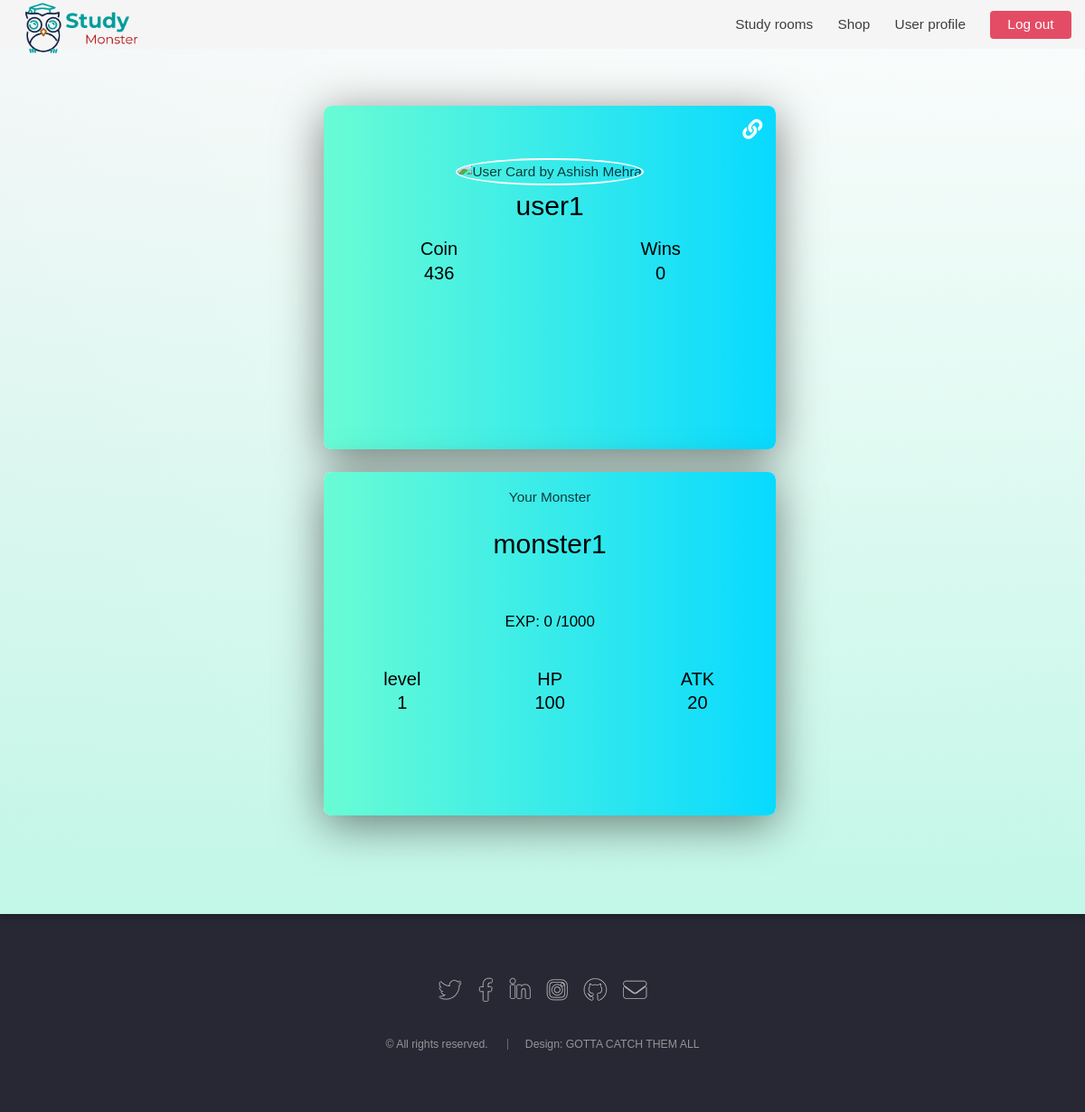
/userprofile/ (signed in), run on an earlier commit of the app's database.
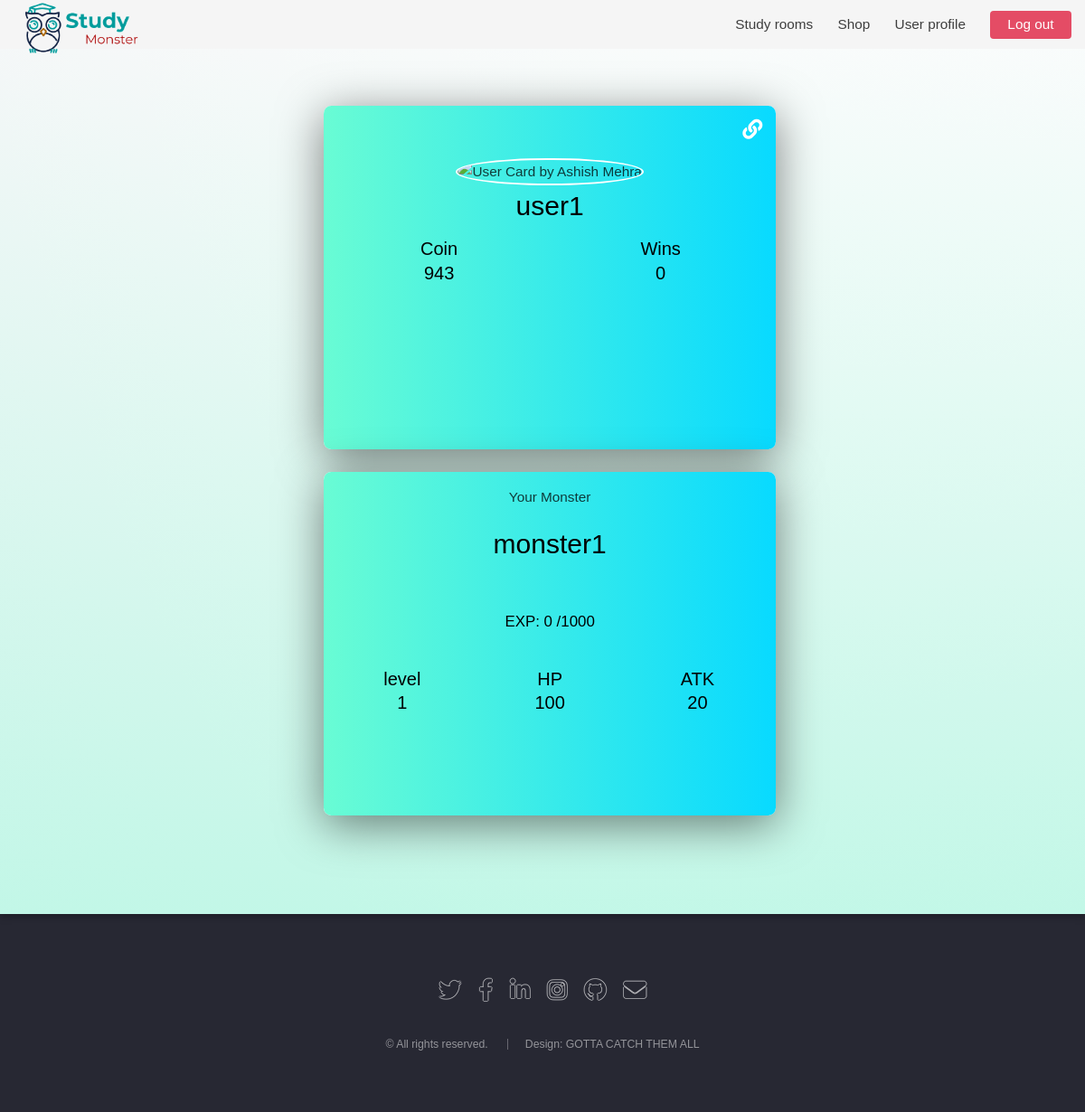
And on a later commit of the database.
### website/models.py (models this page shows, shortened)
class User(AbstractUser):
    MAX_COINS = 1000
    MAX_PASSWORD_LENGTH = 30
    MAX_USERNAME_LENGTH = 30
    MAX_WINS = 15
    username = models.CharField(unique=True, max_length=MAX_USERNAME_LENGTH)
    password = models.CharField(max_length=MAX_PASSWORD_LENGTH)
    wins = models.IntegerField(default=0, validators=[MaxValueValidator(MAX_WINS),
                                                      MinValueValidator(0)])
    monster = models.OneToOneField(
        Monster, on_delete=models.SET_NULL, default=None, null=True)
    coins = models.IntegerField(default=0, validators=[MaxValueValidator(MAX_COINS),
                                                       MinValueValidator(0)])
    room = models.ForeignKey(
        Room, null=True, on_delete=models.SET_NULL, default=None)
    last_join_time = models.DateTimeField(null=True)
    class Meta:
        app_label = 'website'

### website/views.py (the view)
# urls.py: path('userprofile/', views.userprofile, name='user-profile'),
@login_required
def userprofile(request):
    username = request.user.username
    user = User.objects.get(username=username)
    return render(request, 'user-profile.html', {'monster': user.monster})

### templates/user-profile.html (shortened to what this page needs)
{% extends 'base.html' %}
{% load static %}
{% block css_block %}
<link rel="stylesheet" href="{% static 'assets/css/user.css' %}" />
{% endblock %}
{% block body_block %}
<section id="banner">
	<div class="content">
		<div class="container">
			<div class="card-wrapper">
				<div class="card-front">
					<div class="card-links">
						<span class="fa fa-instagram"></span>
						<span class="fa fa-link"></span>
					</div>
					<div class="card-user">
						<img src="https://unsplash.it/200/200" alt="User Card by Ashish Mehra" />
						<span>{{user.username}}</span>
						<div class="user-info">
							<span>Coin<b>{{user.coins}}</b></span>
							<span>Wins<b>{{user.wins}}</b></span>
						</div>
					</div>
				</div>
				<div class="card-back"></div>
			</div>
			{% if monster %}
			<div class="card-wrapper">
				<div class="card-front">
					<div class="card-links">
						Your Monster
					</div>
					<div class="card-user">
						<span>{{monster.name}}<p></p></span>
						<h4>EXP: {{monster.exp}} /1000</h4>
						<div class="user-info">
							<span>level<b>{{monster.level}}</b></span>
							<span>HP<b>{{monster.health}}</b></span>
							<span>ATK<b>{{monster.attack}}</b></span>
						</div>
					</div>
				</div>
				<div class="card-back"></div>
			</div>
			{% else %}
			<a href="/monster" class="button primary">Choose your monster</a>
			{% endif %}
		</div>
	</div>
</section>
{% endblock %}

What changed in the data, as far as the page shows it:
changed User "user1": coins "436" → "943"
